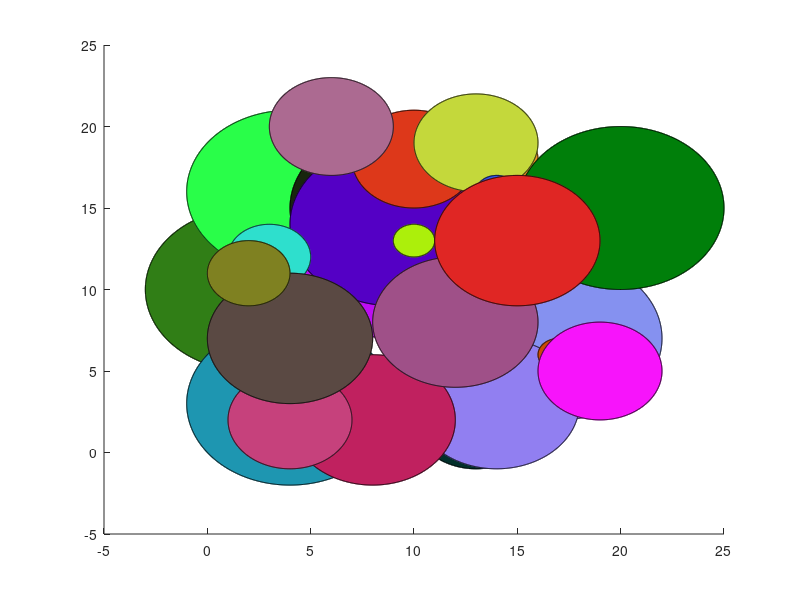

Source code (MATLAB):
for element = 1:30
    center_x = randi(20); 
    center_y = randi(20);

    radius = randi(5);
    color_vektor = rand(1,3);

    C = colormap(color_vektor);
    t = 0:pi/1000:2*pi;
    Y = sin(t) * radius + center_y;
    X = cos(t) * radius + center_x;

    hold on
    plot(X, Y, 'Color', C)
    fill(X, Y, C)
end

axis([-5 25 -5 25])
hold off